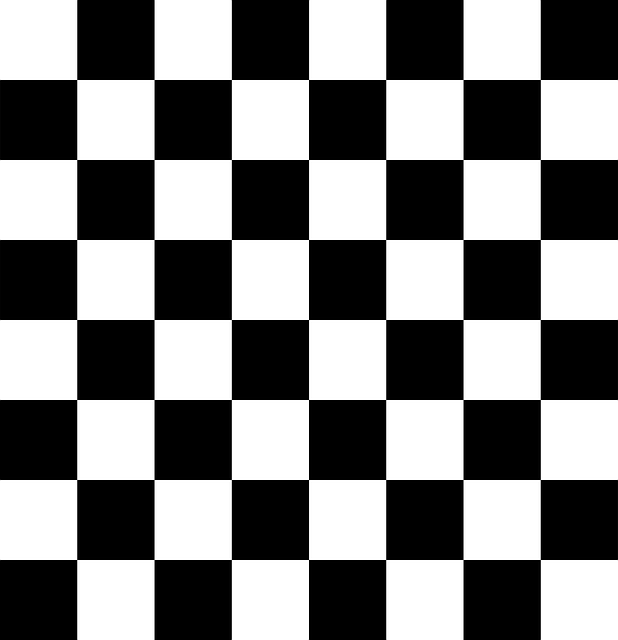
#> input picture BIVIP/Chessboard.png, 618 x 640 px, found by its file name
$ python EX05.py
#> lines starting #> are read from the running program, lines starting #| are printed output that depends on the picture
import numpy as np
import matplotlib
matplotlib.use('tkagg')
import matplotlib.pyplot as plt
import cv2
from pylab import *
from PIL import Image

# Exercise 5.1
import scipy.ndimage as ndim
path = '/Users/49174/PycharmProjects/BIVIP/'
def edgeDetector1D( npImg, Dm, Dn ):
    Fm = np.zeros(npImg.shape)
    Fn = np.zeros(npImg.shape)
    ndim.correlate1d(npImg,Dm,1,Fm)
    ndim.correlate1d(npImg,Dn,0,Fn)
    magnitude = np.sqrt(Fm**2+Fn**2)
    phase = np.arctan2(Fm,Fn)
    return Fm, Fn, magnitude, phase
gray = np.array( Image.open( path + 'Chessboard.png').convert('L'),'uint8')
Dm1 = np.asarray([-1,1,0])
Dn1 = np.asarray([-1,1,0])
Dm2 = np.asarray([-1,0,1])
Dn2 = np.asarray([-1,0,1])
Dm3 = np.asarray([0,-1,1])
Dn3 = np.asarray([0,-1,1])
Fm1, Fn1, magnitude1, phase1 = edgeDetector1D(gray, Dm1, Dn1)
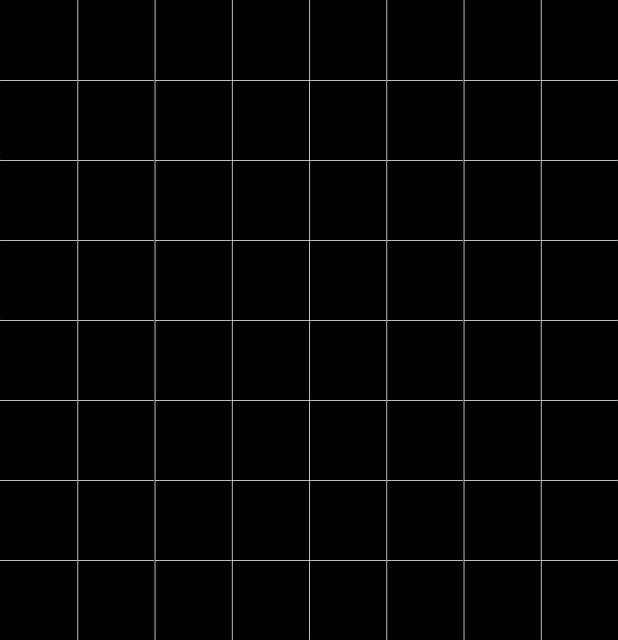
#> magnitude1: shape (640, 618) float64; min 0, max 345.9, mean 5.8; drawn with min black and max white
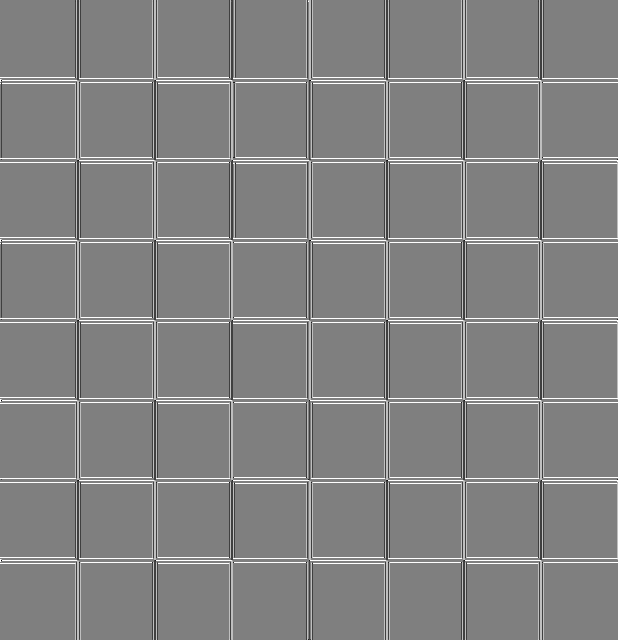
#> phase1: shape (640, 618) float64; min -3.13, max 3.14, mean 0.0826; drawn with min black and max white
Fm2, Fn2, magnitude2, phase2 = edgeDetector1D(gray, Dm2, Dn2)
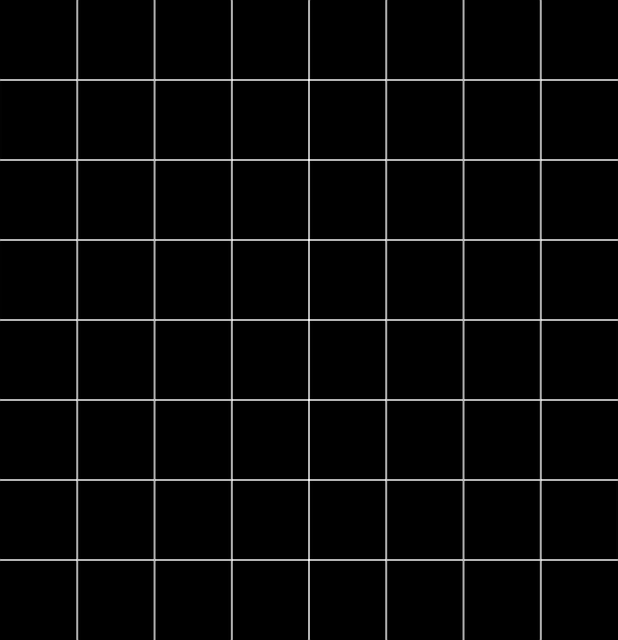
#> magnitude2: shape (640, 618) float64; min 0, max 360.6, mean 11.3; drawn with min black and max white
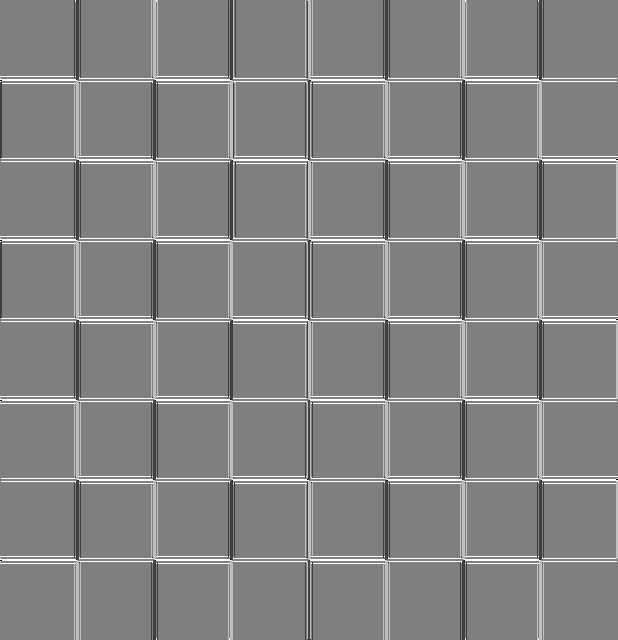
#> phase2: shape (640, 618) float64; min -3.13, max 3.14, mean 0.101; drawn with min black and max white
Fm3, Fn3, magnitude3, phase3 = edgeDetector1D(gray, Dm3, Dn3)
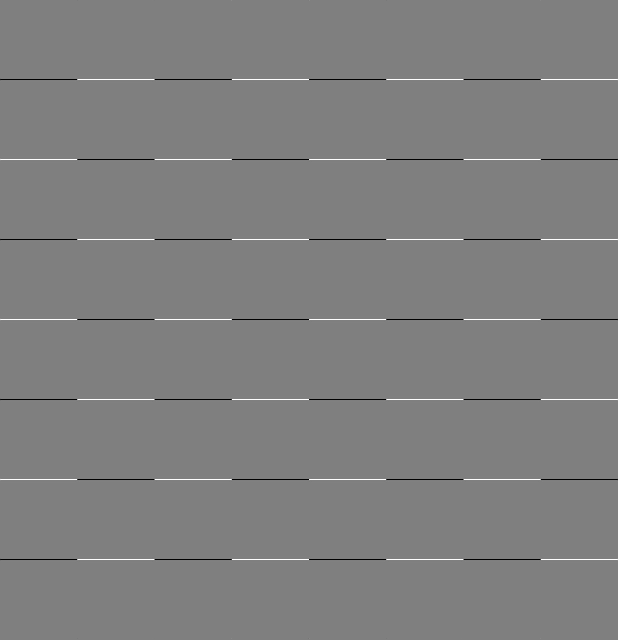
#> Fn3: shape (640, 618) float64; min -255, max 255, mean 0; drawn with min black and max white
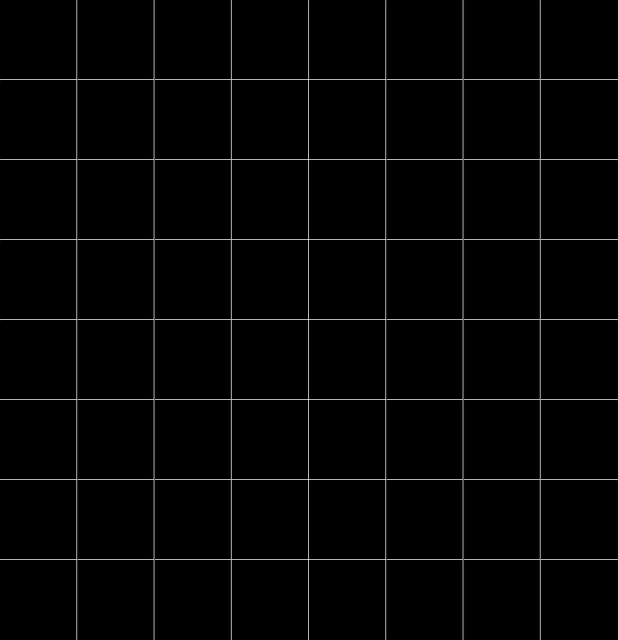
#> magnitude3: shape (640, 618) float64; min 0, max 360.6, mean 5.8; drawn with min black and max white
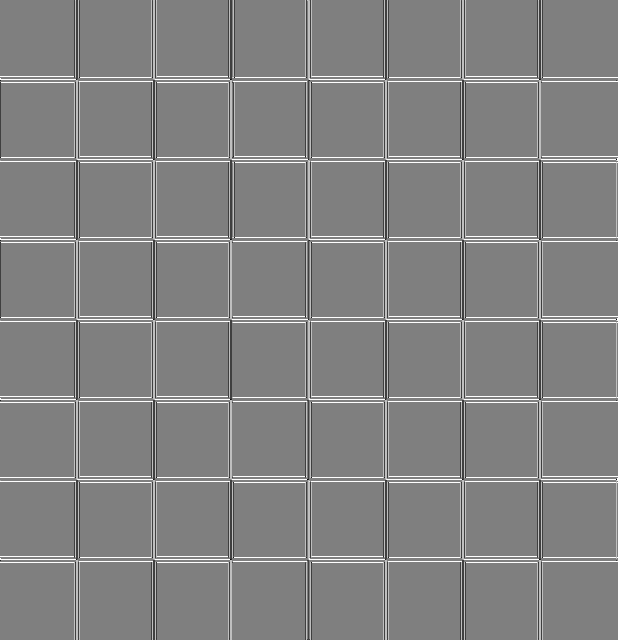
#> phase3: shape (640, 618) float64; min -3.13, max 3.14, mean 0.0825; drawn with min black and max white


plt.subplot(5,3,1), plt.axis('off')
plt.imshow(gray,'gray'), plt.title('Gradient 1')
plt.subplot(5,3,2), plt.axis('off')
plt.imshow(gray,'gray'), plt.title('Gradient 2')
plt.subplot(5,3,3), plt.axis('off')
plt.imshow(gray,'gray'), plt.title('Gradient 3')

#vertical edges
plt.subplot(5,3,4), plt.axis('off')
plt.imshow(Fm1,'gray')
plt.subplot(5,3,7), plt.axis('off')
plt.imshow(Fn1,'gray')
plt.subplot(5,3,10), plt.axis('off')
plt.imshow(magnitude1,'gray')
plt.subplot(5,3,13), plt.axis('off')
plt.imshow(phase1,'gray')

plt.subplot(5,3,5), plt.axis('off')
plt.imshow(Fm2,'gray'),plt.title('Fm Vertical edges')
plt.subplot(5,3,8), plt.axis('off')
plt.imshow(Fn2,'gray'), plt.title('Fn Horizontal edges')
plt.subplot(5,3,11), plt.axis('off')
plt.imshow(magnitude2,'gray'),plt.title('Absolute Value')
plt.subplot(5,3,6), plt.axis('off')
plt.imshow(Fm3,'gray')

#horizontal edges


plt.subplot(5,3,9), plt.axis('off')
plt.imshow(Fn3,'gray')

#magnitude


plt.subplot(5,3,12), plt.axis('off')
plt.imshow(magnitude3,'gray')

#phase

plt.subplot(5,3,14), plt.axis('off')
plt.imshow(phase2,'gray'),plt.title('Phase')
plt.subplot(5,3,15), plt.axis('off')
plt.imshow(phase3,'gray')
plt.show()
